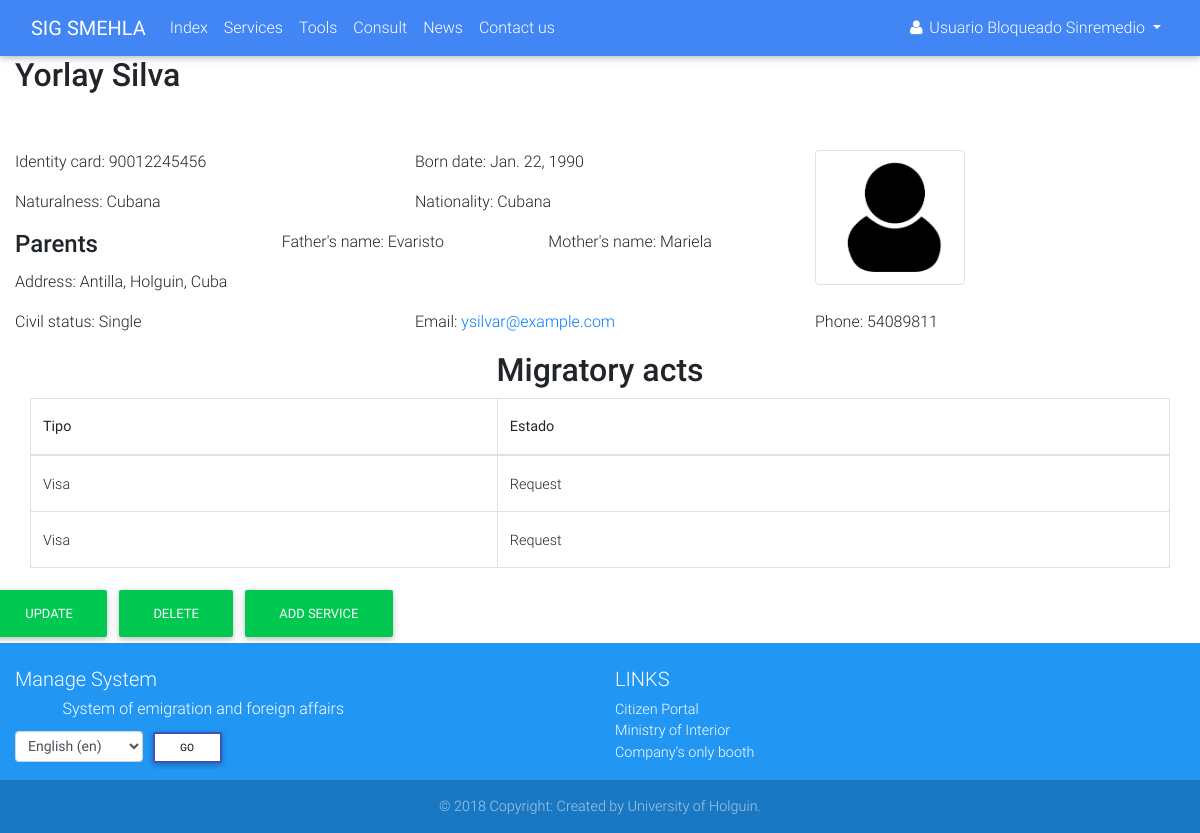
Page /client/5/detail/ (signed in) on the earlier database version.
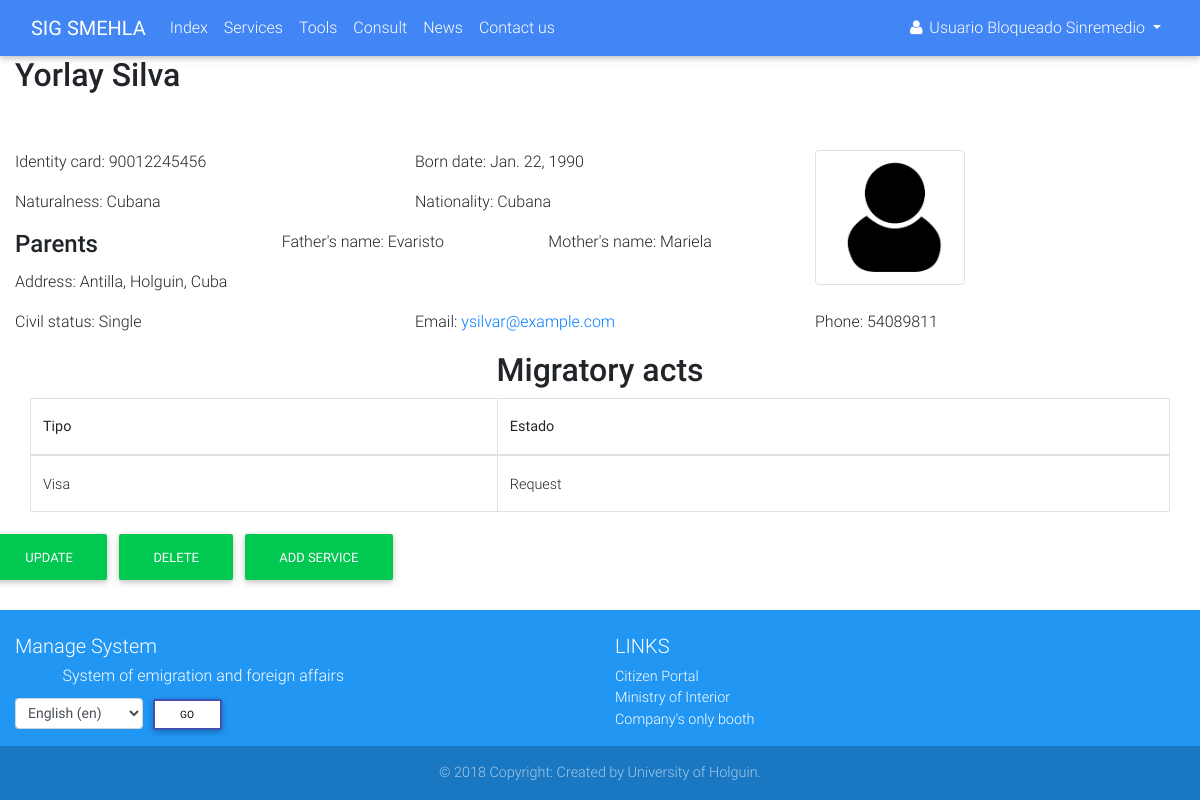
Same page on the later database version.
### accounts/models.py (models this page shows, shortened)
class Profile(AbstractUser):
    OCCUPATION_TYPE = (
        ('FAC', _('Functionary of Attention to Customer')),
        ('BAC', _('Boss of Attention to Customer')),
        ('BDAC', _('Boss of Departament of Attention to Customer')),
        ('DIR', _('Director')),
        ('ADMIN', _('Administrator')),
    )
    born_date = models.DateField(_('Born date'), blank=True, null=True, validators=[validate_born_date])
    occupation = models.CharField(_('Occupation'), max_length=5, choices=OCCUPATION_TYPE, default='FAC')
    REQUIRED_FIELDS = ['email', 'born_date']
    class Meta:
        verbose_name = _('Profile')
        verbose_name_plural = _('Profiles')
    def __str__(self):
        if self.first_name and self.last_name:
            return self.get_full_name()
        else:
            return self.username

### services/models.py (models this page shows, shortened)
class Client(models.Model):
    CIVIL_STATUS = (
        ('S', _('Single')),
        ('E', _('Engaged')),
        ('M', _('Married')),
        ('W', _('Widower')),
    )
    def upload_file(self, filename):
        ext = filename.split('.')[-1]
        return 'clients/{}.{}'.format(self.ci, ext)
    def upload_image(self, filename):
        ext = filename.split('.')[-1]
        return 'clients/picture/{}.{}'.format(self.first_name, ext)
    ci = models.CharField(_('Identity card'), max_length=13, unique=True)
    picture = models.ImageField(_('Picture'), upload_to=upload_image, null=True, blank=True)
    first_name = models.CharField(_('First name'), max_length=30)
    last_name = models.CharField(_('Last name'), max_length=150)
    born_date = models.DateField(_('Born date'), validators=[validators.validate_born_date])
    civil_status = models.CharField(_('Civil status'), choices=CIVIL_STATUS, max_length=1)
    naturalness = models.CharField(_("Naturalness"), max_length=30)
    nationality = models.CharField(_('Nationality'), max_length=30)
    father = models.CharField(_('Father name'), max_length=200)
    mother = models.CharField(_('Mother name'), max_length=200)
    address = models.TextField(_('Address'))
    email = models.EmailField(_('Email'))
    phone = models.PositiveIntegerField(_('Phone number'))
    data_attachment = models.FileField(_('Data attachment'), upload_to=upload_file, null=True, blank=True)
    def get_full_name(self):
        full_name = '%s %s' % (self.first_name, self.last_name)
        return full_name.strip()
    class Meta:
        verbose_name = _('Client')
        verbose_name_plural = _('Clients')

class Service(models.Model):
    SERVICE_STATUS = (
        ('1', _('Request')),
        ('2', _('Invoicing')),
        ('3', _('Revision')),
        ('4', _('Authenticating')),
        ('5', _('Deliver')),
    )
    SERVICE_TYPE = {
        'None': _('Unknown service type'),
        'visa': _('Visa'),
        'passport': _('Passport'),
        'renovation': _('Residence renovation'),
        'marriage': _('Residence by marriage'),
        'authorization': _('Residence authorization'),
    }
    client = models.ForeignKey(verbose_name=_('Client'), to=Client, on_delete=models.CASCADE)
    status = models.CharField(_('Status'), max_length=1, choices=SERVICE_STATUS, default='1')
    service_type = None
    def get_service_type(self):
        if self.service_type:
            return self.SERVICE_TYPE[self.service_type]
        else:
            return self.SERVICE_TYPE['None']

### services/views.py (the view)
# urls.py: path('client/<int:pk>/detail/', views.ClientDetailView.as_view(), name='client_detail'),
class ClientDetailView(mixins.LoginRequiredMixin, generic.DetailView):
    model = models.Client

### services/templates/services/client_detail.html (shortened to what this page needs)
{% extends 'navbar.html' %}
{% load i18n %}
{% block main %}
    <div class="container-fluid">
        {% include 'services/client_detail_template.html' with client=client only %}
    </div>
    <div class="row">
        <div class="col-12">
            <h2 class="h2 text-center">{% trans 'Migratory acts' %}</h2>
        </div>
    </div>
    <div class="container">
        <div class="row">
            <table class="table table-bordered table-hover">
                <thead>
                <tr>
                    <th>Tipo</th>
                    <th>Estado</th>
                </tr>
                </thead>
                <tbody>
                {% for service in client.service_set.all %}
                    <tr>
                        {% if service.visa %}
                            <td>{{ service.visa.get_service_type }}</td>
                        {% elif service.passport %}
                            <td>{{ service.passport.get_service_type }}</td>
                        {% else %}
                            <td>{{ service.get_service_type }}</td>
                        {% endif %}
                        <td>{{ service.get_status_display }}</td>
                    </tr>
                {% empty %}
                    <tr>
                        <td colspan="2"
                            class="text-muted text-center">{% trans 'No requested services found' %}</td>
                    </tr>
                {% endfor %}
                </tbody>
            </table>
        </div>
    </div>
    <div class="row">
        <a href="{% url 'services:client_update' client.pk %}" class="btn btn-success">{% trans 'Update' %}</a>
        <a href="{% url 'services:client_delete' client.pk %}" class="btn btn-success">{% trans 'Delete' %}</a>
        {% if user.occupation == 'FAC' %}
            <a href="#" class="btn btn-success" data-toggle="modal"
               data-target="#add-service">{% trans 'Add service' %}</a>
        {% endif %}
    </div>
{% endblock %}

### accounts/templates/navbar.html (shortened to what this page needs)
{% extends 'base.html' %}
{% load static %}
{% load i18n %}
{% block styles %}
    <link rel="stylesheet" href="{% static 'accounts/css/navbar.css' %}">
{% endblock %}
{% block content %}
    <header>
        <nav class="navbar navbar-expand-lg navbar-dark primary-color">
            <div class="container-fluid">
                <a href="{% url 'services:index' %}" class="navbar-brand">
                    <strong>SIG SMEHLA</strong>
                </a>
                <div class="collapse navbar-collapse" id="navbar">
                    <ul class="navbar-nav mr-auto">
                        <li class="nav-item" id="init">
                            <a href="{% url 'services:index' %}" class="nav-link">{% trans 'Index' %}
                                </a>
                        </li>
                        <li class="nav-item" id="services">
                            <a href="{% url 'services:services' %}" class="nav-link">{% trans 'Services' %}</a>
                        </li>
                        {% if user.is_authenticated %}
                            <li class="nav-item" id="tools">
                                <a href="{% url 'services:tools' %}" class="nav-link">{% trans 'Tools' %}</a>
                            </li>
                        {% endif %}
                        <li class="nav-item" id="status">
                            <a href="{% url 'services:status' %}" class="nav-link">{% trans 'Consult' %}</a>
                        </li>
                        <li class="nav-item" id="news">
                            <a href="{% url 'news:list' %}" class="nav-link">{% trans 'News' %}</a>
                        </li>
                        <li class="nav-item">
                            <a href="#" class="nav-link" data-toggle="modal"
                               data-target="#contact">{% trans 'Contact us' %}</a>
                        </li>
                    </ul>
                    <div class="form-inline">
                        <ul class="navbar-nav mr-auto">
                            <li class="nav-item">
                                {% if user.is_authenticated %}
                                    <div class="dropdown">
                                        <a href="#" id="test" class="nav-link waves-effect waves-light dropdown-toggle"
                                           data-toggle="dropdown" aria-haspopup="true" aria-expanded="false">
                                            <i class="fa fa-user"></i>
                                            <span class="clearfix d-none d-sm-inline-block">{{ user }}</span>
                                        </a>
                                    </div>
                                {% else %}
                                    <a href="{% url 'accounts:login' %}" class="nav-link">
                                        <i class="fa fa-sign-in"></i>
                                    </a>
                                {% endif %}
                            </li>
                        </ul>
                    </div>
                </div>
            </div>
        </nav>
    </header>
    <main>
        {% block main %}
        {% endblock %}
    </main>
    <footer class="page-footer font-small blue pt-4">
        <div class="container-fluid text-center text-md-left">
            <div class="row">
                <div class="col-md-6 mt-md-0 mt-3">
                    <h5>{% trans 'Manage System' %}</h5>
                    <h6 class="offset-1">{% trans 'System of emigration and foreign affairs' %}</h6>
                    <form action="{% url 'set_language' %}" method="post">{% csrf_token %}
                        <label>
                            <select name="language" class="form-control form-control-sm" id="languages">
                                {% get_available_languages as LANGUAGES %}
                                {% get_language_info_list for LANGUAGES as languages %}
                                {% get_current_language as LANGUAGE_CODE %}
                                {% for language in languages %}
                                    <option value="{{ language.code }}"{% if language.code == LANGUAGE_CODE %}
                                            selected{% endif %}>
                                        {{ language.name_local }} ({{ language.code }})
                                    </option>
                                {% endfor %}
                            </select>
                        </label>
                        <input type="submit" value="{% trans 'Go' %}" class="btn btn-outline-indigo btn-white btn-sm">
                    </form>
                </div>
                <div class="col-md-3 mb-md-0 mb-3">
                    <h5 class="text-uppercase">{% trans 'Links' %}</h5>
                    <ul class="list-unstyled">
                        <li>
                            <a href="http://www.cidadao.gov.ao" target="_blank">{% trans 'Citizen Portal' %}</a>
                        </li>
                        <li>
                            <a href="http://www.minint.gov.ao" target="_blank">{% trans 'Ministry of Interior' %}</a>
                        </li>
                        <li>
                            <a href="http://gue.minjus-ao.com" target="_blank">{% trans "Company's only booth" %}</a>
                        </li>
                    </ul>
                </div>
            </div>
        </div>
        <div class="footer-copyright text-center py-3">
            &copy; 2018 {% trans 'Copyright: Created by University of Holguin' %}.
        </div>
    </footer>
{% endblock %}

### accounts/templates/base.html (shortened to what this page needs)
<!DOCTYPE html>
{% load i18n %}
{% get_current_language as LANGUAGE_CODE %}
<html lang="{{ LANGUAGE_CODE }}">
{% load static %}
<head>
    <link rel="stylesheet" href="{% static 'accounts/css/font-awesome.css' %}">
    <link href="{% static 'accounts/css/bootstrap.min.css' %}" rel="stylesheet">
    <link href="{% static 'accounts/css/mdb.min.css' %}" rel="stylesheet">
    <link href="{% static 'accounts/css/sweetalert2.min.css' %}" rel="stylesheet">
    <link href="{% static 'accounts/css/bootstrap-datepicker.css' %}" rel="stylesheet">
    <link href="{% static 'accounts/css/styles.css' %}" rel="stylesheet">
    {% block styles %}{% endblock %}
</head>
<body>
{% block content %}
{% endblock %}
</body>
</html>

### services/templates/services/client_detail_template.html (shortened to what this page needs)
{% load i18n %}
{% load static %}
<div class="row">
    <div class="col-lg-12 mb-5">
        <h2 class="h2">{{ client.get_full_name }}</h2>
    </div>
</div>
<div class="row">
    <div class="col-lg-8">
        <div class="row">
            <div class="col-lg-6">
                <p>{% trans 'Identity card' %}: {{ client.ci }}</p>
            </div>
            <div class="col-lg-6">
                <p>{% trans 'Born date' %}: {{ client.born_date }}</p>
            </div>
        </div>
        <div class="row">
            <div class="col-lg-6">
                <p>{% trans 'Naturalness' %}: {{ client.naturalness }}</p>
            </div>
            <div class="col-lg-6">
                <p>{% trans 'Nationality' %}: {{ client.nationality }}</p>
            </div>
        </div>
        <div class="row">
            <div class="col">
                <h4 class="h4">{% trans 'Parents' %}</h4>
            </div>
            <div class="col">
                <p>{% trans "Father's name" %}: {{ client.father }}</p>
            </div>
            <div class="col">
                <p>{% trans "Mother's name" %}: {{ client.mother }}</p>
            </div>
        </div>
        <div class="row">
            <div class="col-lg-12">
                <p>{% trans 'Address' %}: {{ client.address }}</p>
            </div>
        </div>
    </div>
    <div class="col-lg-4">
        <img src="{% if client.picture %}{{ client.picture.url }}{% else %}{% static 'accounts/img/user.png' %}{% endif %}"
             alt="{{ client.first_name }}" width="150em" height="150em" class="img-thumbnail">
    </div>
</div>
<div class="row">
    <div class="col-lg-4">
        <p>{% trans 'Civil status' %}: {{ client.get_civil_status_display }}</p>
    </div>
    <div class="col-lg-4">
        <p>{% trans 'Email' %}: <a href="mailto:{{ client.email }}">{{ client.email }}</a></p>
    </div>
    <div class="col-lg-4">
        <p>{% trans 'Phone' %}: {{ client.phone }}</p>
    </div>
</div>
<div class="row">
    <div class="col-lg-12">
    </div>
</div>

### accounts/static/accounts/css/navbar.css (style rules this page uses)
body { display: flex; min-height: 100vh; flex-direction: column; }
main { flex: 1 0 auto; }

Differences in the rows shown:
removed Service: visa.get_service_type "Visa", status "Request"
